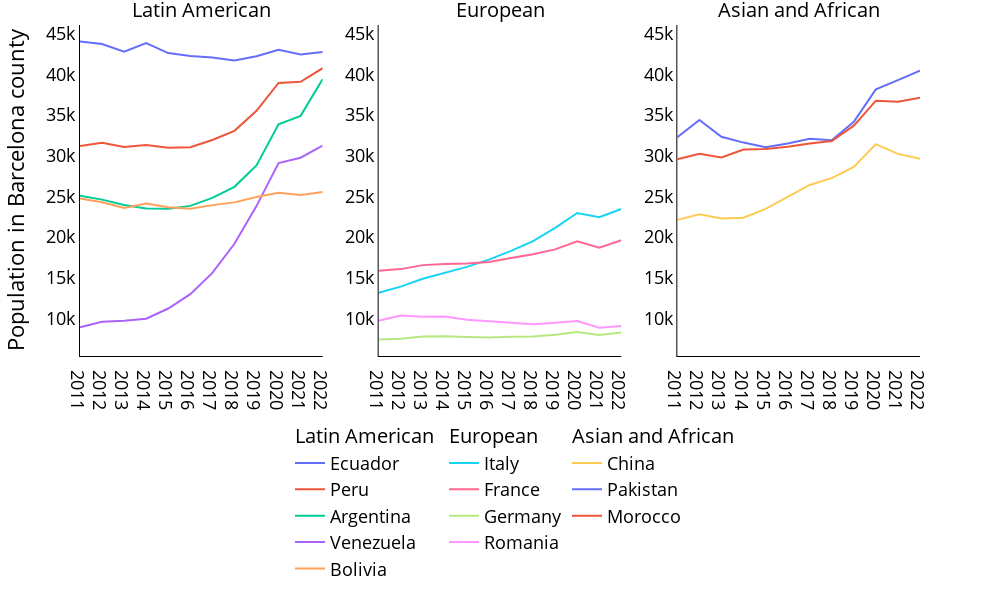

Notebook code for this chart:
### Code cell
import plotly.graph_objects as go
from plotly.subplots import make_subplots

# Grouping by year and country of birth, and summing up the population
total_yearly_pop = comarca.groupby(['year', 'cob'])['population'].sum().reset_index()

total_yearly_pop.cob=total_yearly_pop.cob.replace(translations)

# Define the selected nationalities for each group
latin_american = ['Ecuador', 'Peru', 'Argentina', 'Venezuela', 'Bolivia']
european = ['Italy', 'France', 'Germany', 'Romania']
others = ['China', 'Pakistan', 'Morocco']

# Create subplots
fig = make_subplots(rows=1, cols=3,    subplot_titles=(
        "<span style='font-size:20px'>Latin American</span>", 
        "<span style='font-size:20px'>European</span>", 
        "<span style='font-size:20px'>Asian and African</span>"
    ),  shared_yaxes=True)

# Add traces for Latin American countries
for i, col in enumerate(latin_american):
    latin_data = total_yearly_pop[total_yearly_pop['cob'] == col]
    fig.add_trace(go.Scatter(x=latin_data['year'], y=latin_data['population'], mode='lines', name=col, legendgroup='latin', legendgrouptitle={'text': 'Latin American'}), row=1, col=1)

# Add traces for European countries
for i, col in enumerate(european):
    european_data = total_yearly_pop[total_yearly_pop['cob'] == col]
    fig.add_trace(go.Scatter(x=european_data['year'], y=european_data['population'], mode='lines', name=col, legendgroup='european', legendgrouptitle={'text': 'European'}), row=1, col=2)

# Add traces for Other countries
for i, col in enumerate(others):
    other_data = total_yearly_pop[total_yearly_pop['cob'] == col]
    fig.add_trace(go.Scatter(x=other_data['year'], y=other_data['population'], mode='lines', name=col, legendgroup='others', legendgrouptitle={'text': 'Asian and African'}), row=1, col=3)

fig.update_layout(margin=dict(t=25),
                  plot_bgcolor='rgba(0,0,0,0)', 
                  paper_bgcolor='rgba(0,0,0,0)',
                  xaxis=dict(linecolor='black', linewidth=1, showgrid=False),
                  yaxis=dict(linecolor='black', linewidth=1, showgrid=False, showticklabels=True, title='Population in Barcelona county'),
                  xaxis2=dict(linecolor='black', linewidth=1, showgrid=False),
                  yaxis2=dict(linecolor='black', linewidth=1, showgrid=False, showticklabels=True),
                  xaxis3=dict(linecolor='black', linewidth=1, showgrid=False),
                  yaxis3=dict(linecolor='black', linewidth=1, showgrid=False, showticklabels=True),
                  legend=dict(orientation="h",yanchor="bottom",y=-0.7,xanchor="left",x=0.25,font=dict(size=18),
                              itemwidth=30),
                 )
fig.update_layout(
    font=dict(size=18, color="black"),
)


fig.update_layout( height=600, width=1000)
fig.write_image("./figures/evolution_by_nation.png", scale=2)
fig.show()

### Figure 1 — Plotly figure (JSON) as saved in the notebook; plotly's stock layout.template omitted (floating-point values rounded to 4 significant figures)
{"data": [{"legendgroup": "latin", "legendgrouptitle": {"text": "Latin American"}, "mode": "lines", "name": "Ecuador", "type": "scatter", "x": ["2011", "2012", "2013", "2014", "2015", "2016", "2017", "2018", "2019", "2020", "2021", "2022"], "xaxis": "x", "y": [44048, 43742, 42795, 43856, 42628, 42256, 42097, 41726, 42233, 43048, 42469, 42773], "yaxis": "y"}, {"legendgroup": "latin", "legendgrouptitle": {"text": "Latin American"}, "mode": "lines", "name": "Peru", "type": "scatter", "x": ["2011", "2012", "2013", "2014", "2015", "2016", "2017", "2018", "2019", "2020", "2021", "2022"], "xaxis": "x", "y": [31186, 31600, 31082, 31303, 30981, 31034, 31927, 33060, 35518, 38960, 39089, 40767], "yaxis": "y"}, {"legendgroup": "latin", "legendgrouptitle": {"text": "Latin American"}, "mode": "lines", "name": "Argentina", "type": "scatter", "x": ["2011", "2012", "2013", "2014", "2015", "2016", "2017", "2018", "2019", "2020", "2021", "2022"], "xaxis": "x", "y": [25089, 24596, 23923, 23508, 23485, 23825, 24805, 26169, 28804, 33861, 34907, 39440], "yaxis": "y"}, {"legendgroup": "latin", "legendgrouptitle": {"text": "Latin American"}, "mode": "lines", "name": "Venezuela", "type": "scatter", "x": ["2011", "2012", "2013", "2014", "2015", "2016", "2017", "2018", "2019", "2020", "2021", "2022"], "xaxis": "x", "y": [8893, 9568, 9700, 9940, 11193, 12954, 15573, 19159, 23798, 29085, 29752, 31246], "yaxis": "y"}, {"legendgroup": "latin", "legendgrouptitle": {"text": "Latin American"}, "mode": "lines", "name": "Bolivia", "type": "scatter", "x": ["2011", "2012", "2013", "2014", "2015", "2016", "2017", "2018", "2019", "2020", "2021", "2022"], "xaxis": "x", "y": [24723, 24276, 23554, 24106, 23643, 23472, 23917, 24257, 24923, 25439, 25164, 25523], "yaxis": "y"}, {"legendgroup": "european", "legendgrouptitle": {"text": "European"}, "mode": "lines", "name": "Italy", "type": "scatter", "x": ["2011", "2012", "2013", "2014", "2015", "2016", "2017", "2018", "2019", "2020", "2021", "2022"], "xaxis": "x2", "y": [13136, 13892, 14855, 15576, 16320, 17204, 18290, 19491, 21113, 22955, 22420, 23447], "yaxis": "y2"}, {"legendgroup": "european", "legendgrouptitle": {"text": "European"}, "mode": "lines", "name": "France", "type": "scatter", "x": ["2011", "2012", "2013", "2014", "2015", "2016", "2017", "2018", "2019", "2020", "2021", "2022"], "xaxis": "x2", "y": [15829, 16043, 16534, 16686, 16736, 16907, 17418, 17862, 18474, 19476, 18667, 19586], "yaxis": "y2"}, {"legendgroup": "european", "legendgrouptitle": {"text": "European"}, "mode": "lines", "name": "Germany", "type": "scatter", "x": ["2011", "2012", "2013", "2014", "2015", "2016", "2017", "2018", "2019", "2020", "2021", "2022"], "xaxis": "x2", "y": [7387, 7480, 7740, 7768, 7699, 7636, 7709, 7756, 7971, 8311, 7932, 8239], "yaxis": "y2"}, {"legendgroup": "european", "legendgrouptitle": {"text": "European"}, "mode": "lines", "name": "Romania", "type": "scatter", "x": ["2011", "2012", "2013", "2014", "2015", "2016", "2017", "2018", "2019", "2020", "2021", "2022"], "xaxis": "x2", "y": [9697, 10328, 10184, 10225, 9811, 9618, 9462, 9270, 9447, 9665, 8820, 9044], "yaxis": "y2"}, {"legendgroup": "others", "legendgrouptitle": {"text": "Asian and African"}, "mode": "lines", "name": "China", "type": "scatter", "x": ["2011", "2012", "2013", "2014", "2015", "2016", "2017", "2018", "2019", "2020", "2021", "2022"], "xaxis": "x3", "y": [22104, 22792, 22275, 22365, 23448, 24884, 26400, 27244, 28631, 31426, 30225, 29635], "yaxis": "y3"}, {"legendgroup": "others", "legendgrouptitle": {"text": "Asian and African"}, "mode": "lines", "name": "Pakistan", "type": "scatter", "x": ["2011", "2012", "2013", "2014", "2015", "2016", "2017", "2018", "2019", "2020", "2021", "2022"], "xaxis": "x3", "y": [32273, 34392, 32324, 31612, 31049, 31491, 32091, 31909, 34179, 38163, 39291, 40478], "yaxis": "y3"}, {"legendgroup": "others", "legendgrouptitle": {"text": "Asian and African"}, "mode": "lines", "name": "Morocco", "type": "scatter", "x": ["2011", "2012", "2013", "2014", "2015", "2016", "2017", "2018", "2019", "2020", "2021", "2022"], "xaxis": "x3", "y": [29563, 30234, 29783, 30753, 30811, 31098, 31503, 31803, 33693, 36770, 36629, 37145], "yaxis": "y3"}], "layout": {"annotations": [{"font": {"size": 16}, "showarrow": false, "text": "<span style='font-size:20px'>Latin American</span>", "x": 0.1444, "xanchor": "center", "xref": "paper", "y": 1, "yanchor": "bottom", "yref": "paper"}, {"font": {"size": 16}, "showarrow": false, "text": "<span style='font-size:20px'>European</span>", "x": 0.5, "xanchor": "center", "xref": "paper", "y": 1, "yanchor": "bottom", "yref": "paper"}, {"font": {"size": 16}, "showarrow": false, "text": "<span style='font-size:20px'>Asian and African</span>", "x": 0.8556, "xanchor": "center", "xref": "paper", "y": 1, "yanchor": "bottom", "yref": "paper"}], "font": {"color": "black", "size": 18}, "height": 600, "legend": {"font": {"size": 18}, "itemwidth": 30, "orientation": "h", "x": 0.25, "xanchor": "left", "y": -0.7, "yanchor": "bottom"}, "margin": {"t": 25}, "paper_bgcolor": "rgba(0,0,0,0)", "plot_bgcolor": "rgba(0,0,0,0)", "width": 1000, "xaxis": {"anchor": "y", "domain": [0, 0.2889], "linecolor": "black", "linewidth": 1, "showgrid": false}, "xaxis2": {"anchor": "y2", "domain": [0.3556, 0.6444], "linecolor": "black", "linewidth": 1, "showgrid": false}, "xaxis3": {"anchor": "y3", "domain": [0.7111, 1], "linecolor": "black", "linewidth": 1, "showgrid": false}, "yaxis": {"anchor": "x", "domain": [0, 1], "linecolor": "black", "linewidth": 1, "showgrid": false, "showticklabels": true, "title": {"text": "Population in Barcelona county"}}, "yaxis2": {"anchor": "x2", "domain": [0, 1], "linecolor": "black", "linewidth": 1, "matches": "y", "showgrid": false, "showticklabels": true}, "yaxis3": {"anchor": "x3", "domain": [0, 1], "linecolor": "black", "linewidth": 1, "matches": "y", "showgrid": false, "showticklabels": true}}}
